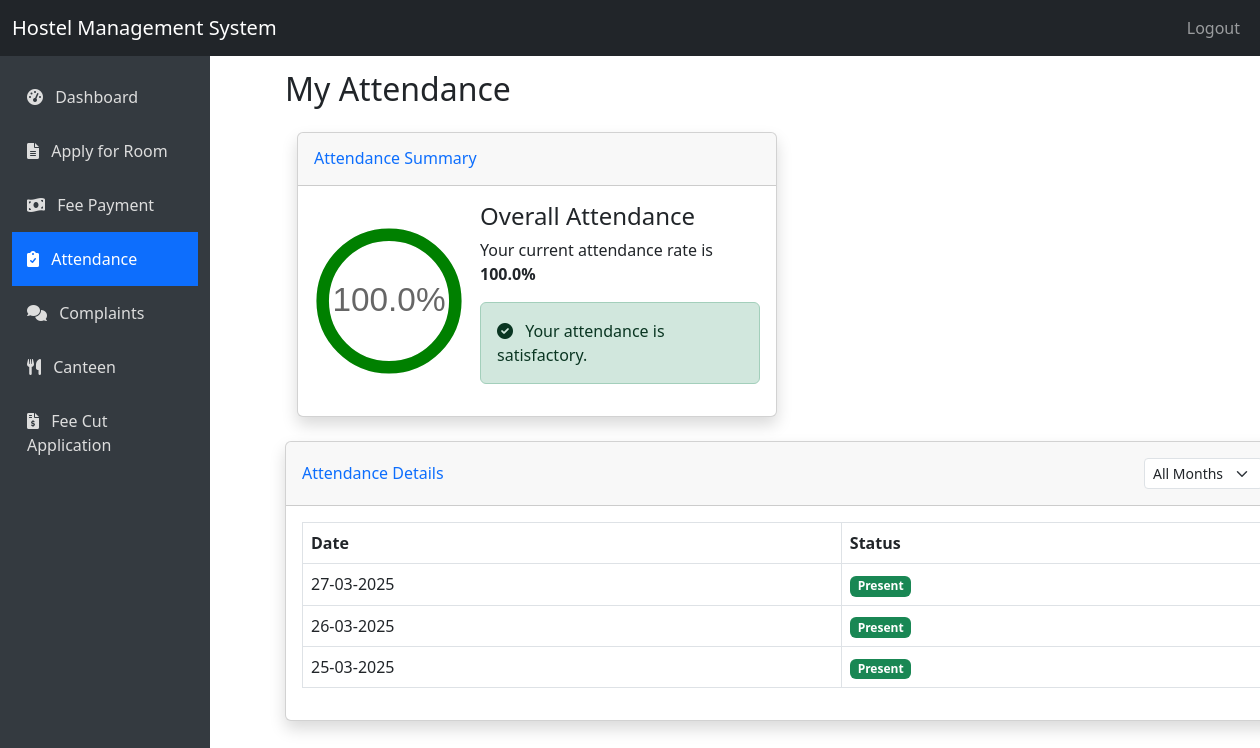
/student/attendance (signed in), run on the app's committed database.
### hostel1.11-main/hostel1.0/app.py (models this page shows)
class Attendance(db.Model):
    id = db.Column(db.Integer, primary_key=True)
    student_id = db.Column(db.Integer, db.ForeignKey('student.id'), nullable=False)
    date = db.Column(db.Date, nullable=False)
    status = db.Column(db.String(10), nullable=False)  # present, absent
    student = db.relationship('Student', backref='attendance')

### hostel1.11-main/hostel1.0/app.py (the view)
@app.route('/student/attendance')
def student_attendance():
    if 'user_id' not in session or session['role'] != 'student':
        return redirect(url_for('login'))
    user_id = session['user_id']
    student = Student.query.filter_by(user_id=user_id).first()
    attendance = Attendance.query.filter_by(student_id=student.id).order_by(Attendance.date.desc()).all()
    present_count = sum(1 for a in attendance if a.status == 'present')
    total_count = len(attendance)
    percentage = (present_count / total_count * 100) if total_count > 0 else 0
    return render_template('student/attendance.html',
                           attendance=attendance,
                           percentage=percentage)

### hostel1.11-main/hostel1.0/templates/student/attendance.html (shortened to what this page needs)
{% extends "layout.html" %}
{% block content %}
<h2 class="mb-4">My Attendance</h2>
<div class="row mb-4">
    <div class="col-md-6">
        <div class="card shadow">
            <div class="card-header py-3">
                <h6 class="m-0 font-weight-bold text-primary">Attendance Summary</h6>
            </div>
            <div class="card-body">
                <div class="d-flex align-items-center">
                    <div style="width: 150px; height: 150px;" class="me-3">
                        <div class="position-relative">
                            <div class="progress-circle" style="width: 150px; height: 150px;">
                                <svg viewBox="0 0 36 36" class="circular-chart">
                                    <path class="circle-bg" d="M18 2.0845
                                        a 15.9155 15.9155 0 0 1 0 31.831
                                        a 15.9155 15.9155 0 0 1 0 -31.831" fill="none" stroke="#eee" stroke-width="3"/>
                                    <path class="circle" stroke-dasharray="{{ percentage }}, 100" d="M18 2.0845
                                        a 15.9155 15.9155 0 0 1 0 31.831
                                        a 15.9155 15.9155 0 0 1 0 -31.831" fill="none" stroke="{{ 'green' if percentage >= 75 else 'orange' if percentage >= 65 else 'red' }}" stroke-width="3"/>
                                    <text x="18" y="20.35" class="percentage">{{ percentage|round(1) }}%</text>
                                </svg>
                            </div>
                        </div>
                    </div>
                    <div>
                        <h4>Overall Attendance</h4>
                        <p>Your current attendance rate is <strong>{{ percentage|round(1) }}%</strong></p>
                        {% if percentage >= 75 %}
                            <div class="alert alert-success">
                                <i class="fas fa-check-circle me-2"></i> Your attendance is satisfactory.
                            </div>
                        {% elif percentage >= 65 %}
                            <div class="alert alert-warning">
                                <i class="fas fa-exclamation-triangle me-2"></i> Your attendance is below the recommended 75%.
                            </div>
                        {% else %}
                            <div class="alert alert-danger">
                                <i class="fas fa-times-circle me-2"></i> Your attendance is critically low. Please improve your attendance.
                            </div>
                        {% endif %}
                    </div>
                </div>
            </div>
        </div>
    </div>
</div>
<div class="card shadow mb-4">
    <div class="card-header py-3 d-flex justify-content-between align-items-center">
        <h6 class="m-0 font-weight-bold text-primary">Attendance Details</h6>
        <div>
            <select class="form-select form-select-sm" id="monthFilter">
                <option value="">All Months</option>
            </select>
        </div>
    </div>
    <div class="card-body">
        {% if attendance %}
            <div class="table-responsive">
                <table class="table table-bordered" id="attendanceTable" width="100%" cellspacing="0">
                    <thead>
                        <tr>
                            <th>Date</th>
                            <th>Status</th>
                        </tr>
                    </thead>
                    <tbody>
                        {% for record in attendance %}
                        <tr>
                            <td>{{ record.date.strftime('%d-%m-%Y') }}</td>
                            <td>
                                {% if record.status == 'present' %}
                                    <span class="badge bg-success">Present</span>
                                {% else %}
                                    <span class="badge bg-danger">Absent</span>
                                {% endif %}
                            </td>
                        </tr>
                        {% endfor %}
                    </tbody>
                </table>
            </div>
        {% else %}
            <div class="alert alert-info">No attendance records found.</div>
        {% endif %}
    </div>
</div>
{% endblock %}

### hostel1.11-main/hostel1.0/templates/student/attendance.html (style rules this page uses)
.mb-4 { margin-left: 15px; }
.percentage { fill: #666; font-family: sans-serif; font-size: 0.5em; text-anchor: middle; }

### data on the page
Attendance: date "27-03-2025", status "Present"
Attendance: date "26-03-2025", status "Present"
Attendance: date "25-03-2025", status "Present"

### other printed values
{{ percentage|round(1) }} "100.0"
